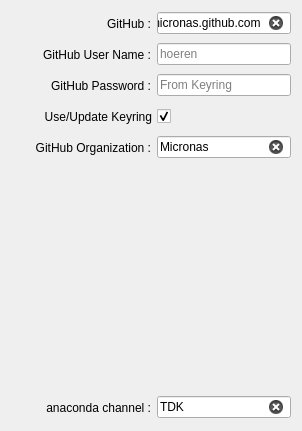
     <widget class="QWidget" name="github">
      <attribute name="title">
       <string>GitHub</string>
      </attribute>
      <layout class="QVBoxLayout" name="verticalLayout_4">
       <item>
        <layout class="QHBoxLayout" name="githubServerLayout">
         <item>
          <widget class="QLabel" name="githubServerLabel">
           <property name="sizePolicy">
            <sizepolicy hsizetype="Fixed" vsizetype="Fixed">
             <horstretch>0</horstretch>
             <verstretch>0</verstretch>
            </sizepolicy>
           </property>
           <property name="minimumSize">
            <size>
             <width>140</width>
             <height>25</height>
            </size>
           </property>
           <property name="maximumSize">
            <size>
             <width>111</width>
             <height>25</height>
            </size>
           </property>
           <property name="layoutDirection">
            <enum>Qt::LeftToRight</enum>
           </property>
           <property name="text">
            <string>GitHub :</string>
           </property>
           <property name="alignment">
            <set>Qt::AlignRight|Qt::AlignTrailing|Qt::AlignVCenter</set>
           </property>
          </widget>
         </item>
         <item>
          <widget class="QLineEdit" name="githubServer">
           <property name="text">
            <string>micronas.github.com</string>
           </property>
           <property name="placeholderText">
            <string>github.com</string>
           </property>
           <property name="clearButtonEnabled">
            <bool>true</bool>
           </property>
          </widget>
         </item>
        </layout>
       </item>
       <item>
        <layout class="QHBoxLayout" name="githubUserLayout">
         <item>
          <widget class="QLabel" name="githubUserLabel">
           <property name="sizePolicy">
            <sizepolicy hsizetype="Fixed" vsizetype="Fixed">
             <horstretch>0</horstretch>
             <verstretch>0</verstretch>
            </sizepolicy>
           </property>
           <property name="minimumSize">
            <size>
             <width>140</width>
             <height>25</height>
            </size>
           </property>
           <property name="maximumSize">
            <size>
             <width>111</width>
             <height>25</height>
            </size>
           </property>
           <property name="layoutDirection">
            <enum>Qt::LeftToRight</enum>
           </property>
           <property name="text">
            <string>GitHub User Name :</string>
           </property>
           <property name="alignment">
            <set>Qt::AlignRight|Qt::AlignTrailing|Qt::AlignVCenter</set>
           </property>
          </widget>
         </item>
         <item>
          <widget class="QLineEdit" name="githubUser">
           <property name="placeholderText">
            <string>hoeren</string>
           </property>
           <property name="clearButtonEnabled">
            <bool>true</bool>
           </property>
          </widget>
         </item>
        </layout>
       </item>
       <item>
        <layout class="QHBoxLayout" name="githubPasswordLayout">
         <item>
          <widget class="QLabel" name="githubPasswordLable">
           <property name="sizePolicy">
            <sizepolicy hsizetype="Fixed" vsizetype="Fixed">
             <horstretch>0</horstretch>
             <verstretch>0</verstretch>
            </sizepolicy>
           </property>
           <property name="minimumSize">
            <size>
             <width>140</width>
             <height>25</height>
            </size>
           </property>
           <property name="maximumSize">
            <size>
             <width>111</width>
             <height>25</height>
            </size>
           </property>
           <property name="layoutDirection">
            <enum>Qt::LeftToRight</enum>
           </property>
           <property name="text">
            <string>GitHub Password :</string>
           </property>
           <property name="alignment">
            <set>Qt::AlignRight|Qt::AlignTrailing|Qt::AlignVCenter</set>
           </property>
          </widget>
         </item>
         <item>
          <widget class="QLineEdit" name="githubPassword">
           <property name="placeholderText">
            <string>From Keyring</string>
           </property>
           <property name="clearButtonEnabled">
            <bool>true</bool>
           </property>
          </widget>
         </item>
        </layout>
       </item>
       <item>
        <layout class="QHBoxLayout" name="keyringLayout">
         <item>
          <widget class="QCheckBox" name="keyring">
           <property name="sizePolicy">
            <sizepolicy hsizetype="Fixed" vsizetype="Fixed">
             <horstretch>0</horstretch>
             <verstretch>0</verstretch>
            </sizepolicy>
           </property>
           <property name="minimumSize">
            <size>
             <width>160</width>
             <height>25</height>
            </size>
           </property>
           <property name="maximumSize">
            <size>
             <width>160</width>
             <height>25</height>
            </size>
           </property>
           <property name="layoutDirection">
            <enum>Qt::RightToLeft</enum>
           </property>
           <property name="text">
            <string>Use/Update Keyring</string>
           </property>
           <property name="checked">
            <bool>true</bool>
           </property>
          </widget>
         </item>
         <item>
          <spacer name="keyringHSpacer">
           <property name="orientation">
            <enum>Qt::Horizontal</enum>
           </property>
           <property name="sizeHint" stdset="0">
            <size>
             <width>40</width>
             <height>20</height>
            </size>
           </property>
          </spacer>
         </item>
        </layout>
       </item>
       <item>
        <layout class="QHBoxLayout" name="githubOrganizationLayout">
         <item>
          <widget class="QLabel" name="githubOrganizationLabel">
           <property name="sizePolicy">
            <sizepolicy hsizetype="Fixed" vsizetype="Fixed">
             <horstretch>0</horstretch>
             <verstretch>0</verstretch>
            </sizepolicy>
           </property>
           <property name="minimumSize">
            <size>
             <width>140</width>
             <height>25</height>
            </size>
           </property>
           <property name="maximumSize">
            <size>
             <width>111</width>
             <height>25</height>
            </size>
           </property>
           <property name="layoutDirection">
            <enum>Qt::LeftToRight</enum>
           </property>
           <property name="text">
            <string>GitHub Organization :</string>
           </property>
           <property name="alignment">
            <set>Qt::AlignRight|Qt::AlignTrailing|Qt::AlignVCenter</set>
           </property>
          </widget>
         </item>
         <item>
          <widget class="QLineEdit" name="githubOrganization">
           <property name="text">
            <string>Micronas</string>
           </property>
           <property name="placeholderText">
            <string/>
           </property>
           <property name="clearButtonEnabled">
            <bool>true</bool>
           </property>
          </widget>
         </item>
        </layout>
       </item>
       <item>
        <spacer name="githubVSpacer">
         <property name="orientation">
          <enum>Qt::Vertical</enum>
         </property>
         <property name="sizeHint" stdset="0">
          <size>
           <width>20</width>
           <height>229</height>
          </size>
         </property>
        </spacer>
       </item>
       <item>
        <layout class="QHBoxLayout" name="anacondaChannelLayout">
         <item>
          <widget class="QLabel" name="anacondaChannelLable">
           <property name="sizePolicy">
            <sizepolicy hsizetype="Fixed" vsizetype="Fixed">
             <horstretch>0</horstretch>
             <verstretch>0</verstretch>
            </sizepolicy>
           </property>
           <property name="minimumSize">
            <size>
             <width>140</width>
             <height>25</height>
            </size>
           </property>
           <property name="maximumSize">
            <size>
             <width>111</width>
             <height>25</height>
            </size>
           </property>
           <property name="layoutDirection">
            <enum>Qt::LeftToRight</enum>
           </property>
           <property name="text">
            <string>anaconda channel :</string>
           </property>
           <property name="alignment">
            <set>Qt::AlignRight|Qt::AlignTrailing|Qt::AlignVCenter</set>
           </property>
          </widget>
         </item>
         <item>
          <widget class="QLineEdit" name="anacondaChannel">
           <property name="text">
            <string>TDK</string>
           </property>
           <property name="placeholderText">
            <string/>
           </property>
           <property name="clearButtonEnabled">
            <bool>true</bool>
           </property>
          </widget>
         </item>
        </layout>
       </item>
      </layout>
     </widget>
